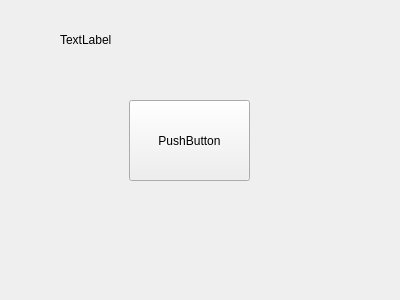
<?xml version="1.0" encoding="UTF-8"?>
<ui version="4.0">
 <class>Widget</class>
 <widget class="QWidget" name="Widget">
  <property name="geometry">
   <rect>
    <x>0</x>
    <y>0</y>
    <width>400</width>
    <height>300</height>
   </rect>
  </property>
  <property name="windowTitle">
   <string>Widget</string>
  </property>
  <widget class="QPushButton" name="pushButton">
   <property name="geometry">
    <rect>
     <x>129</x>
     <y>100</y>
     <width>121</width>
     <height>81</height>
    </rect>
   </property>
   <property name="text">
    <string>PushButton</string>
   </property>
  </widget>
  <widget class="QLabel" name="label">
   <property name="geometry">
    <rect>
     <x>60</x>
     <y>9</y>
     <width>241</width>
     <height>61</height>
    </rect>
   </property>
   <property name="text">
    <string>TextLabel</string>
   </property>
  </widget>
 </widget>
 <layoutdefault spacing="6" margin="11"/>
 <resources/>
 <connections/>
</ui>
